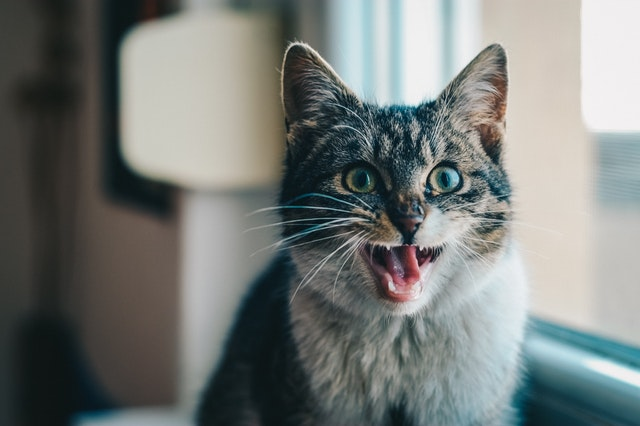
#> input picture augmentation/test.jpg, 640 x 426 px
$ python random_brightness.py
#> lines starting #> are read from the running program, lines starting #| are printed output that depends on the picture
import numpy as np
import cv2

def random_brightness(img, gamma=None):
    if gamma is None:
        gamma = np.random.rand() * 6 + 0.1
    gf = [[255 * pow(i/255, 1/gamma)] for i in range(256)]
    table = np.reshape(gf, (256, -1))
    img = cv2.LUT(img, table)
    img = np.asarray(img, dtype=np.uint8)
    return img

if __name__ == "__main__":
    img = cv2.imread('test.jpg')
#> img is the input picture: shape (426, 640, 3); mean B, G, R 121.1, 123.8, 119
    augmented = [random_brightness(np.copy(img), gamma=g) for g in np.arange(0.1, 6.1, 0.2)]
#> call 4 of random_brightness, with gamma = 0.7
#> in random_brightness (call 4), `gf = [[255 * pow(i/255, 1/gamma)] for i in range(256)]`: gf = 256 items, first 6: [0], [0.093], [0.25], [0.447], [0.674], [0.927]
#> in random_brightness (call 4), `img = cv2.LUT(img, table)`:
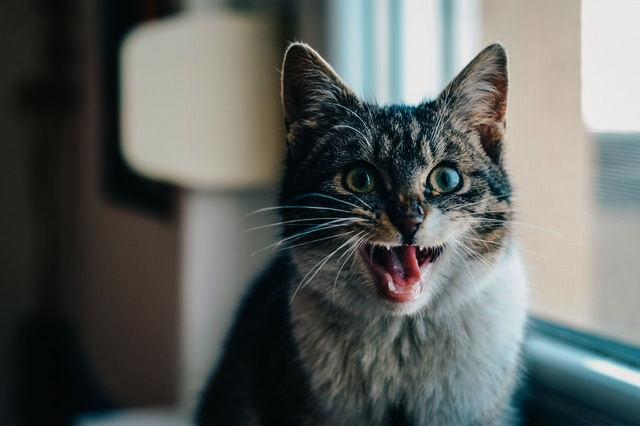
#> img: shape (426, 640, 3) float64; mean of channels 0, 1, 2 97.1, 100.1, 96.3; drawn as B, G, R
#> in random_brightness (call 7), `gf = [[255 * pow(i/255, 1/gamma)] for i in range(256)]`: gf = 256 items, first 6: [0], [3.59], [6.12], [8.36], [10.43], [12.39]
#> in random_brightness (call 7), `img = cv2.LUT(img, table)`:
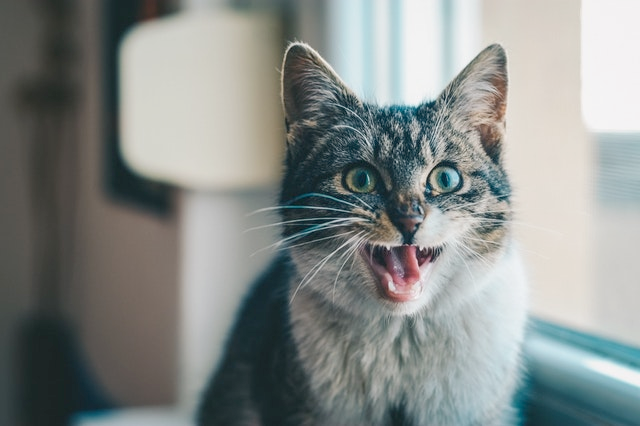
#> img: shape (426, 640, 3) float64; mean of channels 0, 1, 2 139.1, 141.5, 136.2; drawn as B, G, R
#> in random_brightness (call 9), `gf = [[255 * pow(i/255, 1/gamma)] for i in range(256)]`: gf = 256 items, first 6: [0], [9.79], [14.72], [18.69], [22.14], [25.24]
#> in random_brightness (call 9), `img = cv2.LUT(img, table)`:
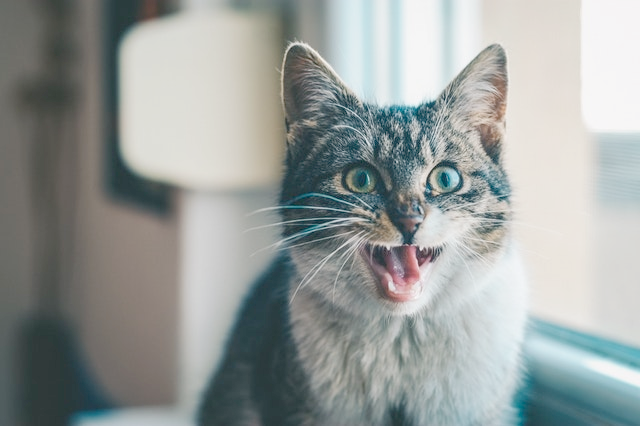
#> img: shape (426, 640, 3) float64; mean of channels 0, 1, 2 157, 159.1, 153.5; drawn as B, G, R
#> in random_brightness (call 12), `gf = [[255 * pow(i/255, 1/gamma)] for i in range(256)]`: gf = 256 items, first 6: [0], [22.92], [30.98], [36.95], [41.88], [46.14]
#> in random_brightness (call 12), `img = cv2.LUT(img, table)`:
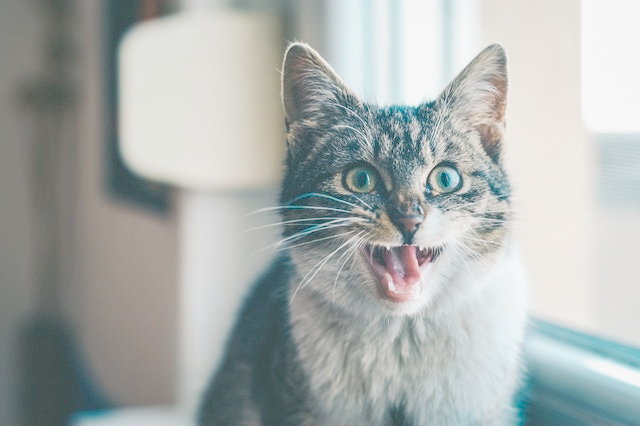
#> img: shape (426, 640, 3) float64; mean of channels 0, 1, 2 175.7, 177.3, 171.8; drawn as B, G, R
#> in random_brightness (call 15), `gf = [[255 * pow(i/255, 1/gamma)] for i in range(256)]`: gf = 256 items, first 6: [0], [37.73], [47.92], [55.11], [60.86], [65.72]
#> in random_brightness (call 15), `img = cv2.LUT(img, table)`:
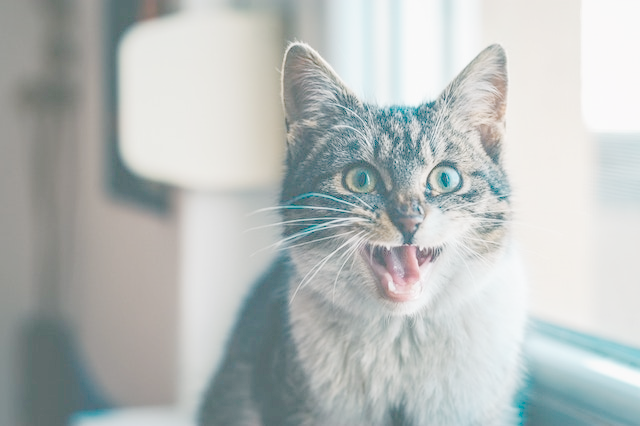
#> img: shape (426, 640, 3) float64; mean of channels 0, 1, 2 188.4, 189.8, 184.6; drawn as B, G, R
#> in random_brightness (call 19), `gf = [[255 * pow(i/255, 1/gamma)] for i in range(256)]`: gf = 256 items, first 6: [0], [57.03], [68.78], [76.75], [82.96], [88.11]
#> in random_brightness (call 19), `img = cv2.LUT(img, table)`:
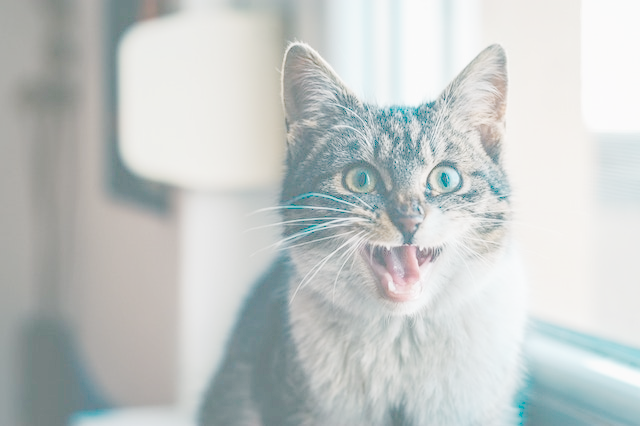
#> img: shape (426, 640, 3) float64; mean of channels 0, 1, 2 200.2, 201.4, 196.6; drawn as B, G, R
#> in random_brightness (call 24), `gf = [[255 * pow(i/255, 1/gamma)] for i in range(256)]`: gf = 256 items, first 6: [0], [78.44], [90.9], [99.09], [105.3], [110.5]
#> in random_brightness (call 24), `img = cv2.LUT(img, table)`:
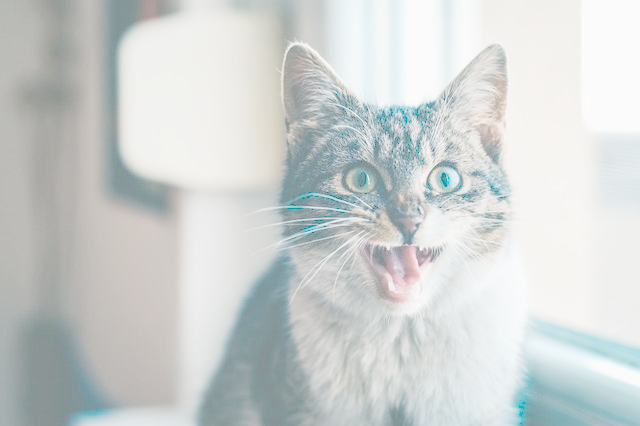
#> img: shape (426, 640, 3) float64; mean of channels 0, 1, 2 210.2, 211.1, 206.8; drawn as B, G, R
#> augmented = 30 items
    h, w = img.shape[:2]
#> h = 426; w = 640
    margin = 2
    for i in range(4):
        for j in range(5):
            idx = i * 4 + j
            block = np.zeros((h + margin * 2, w + margin * 2, 3), dtype=np.uint8)
            block[margin:margin + h, margin:margin + w, :] = augmented[idx]
            if j == 0:
                tmp = block
            else:
                tmp = np.concatenate((tmp, block), 1)
        if i == 0:
            result = tmp
        else:
            result = np.concatenate((result, tmp), 0)
    cv2.imwrite('results/random_brightness.jpg', result)
